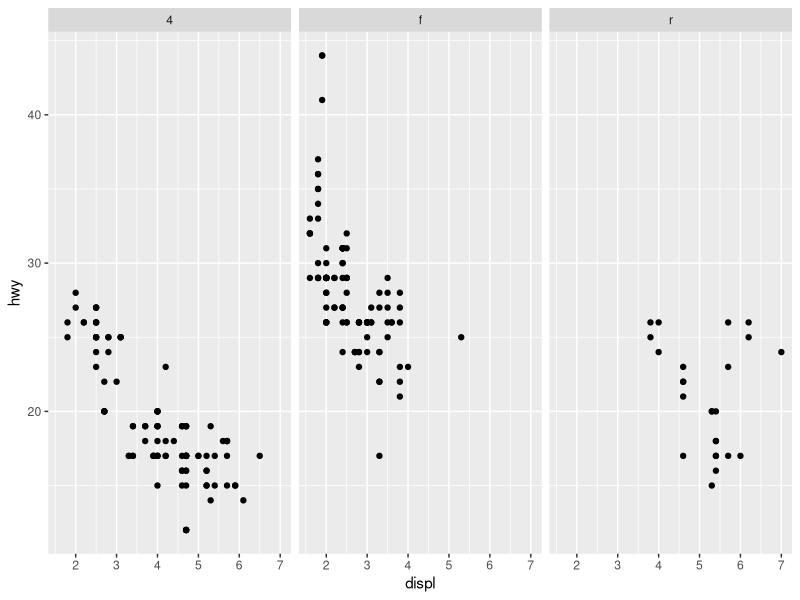
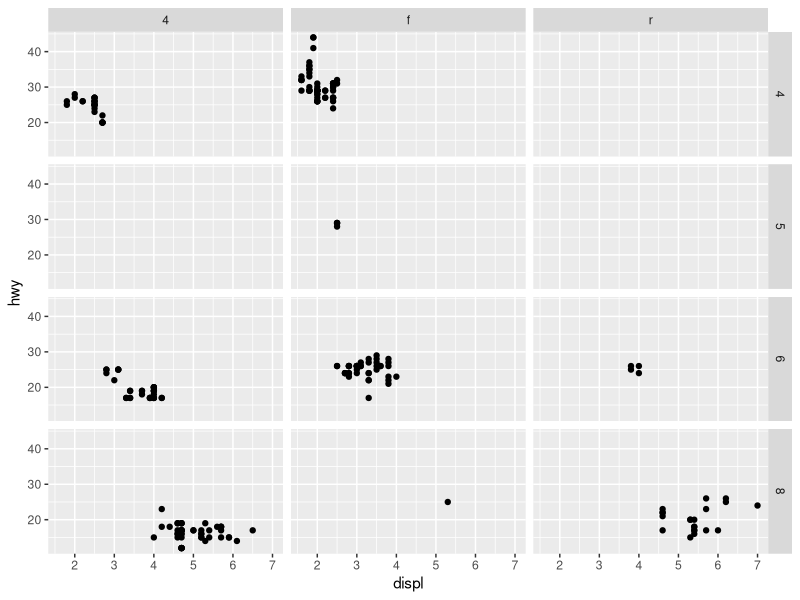

The R source for these figures, in order:
library(ggplot2)

# ggplot(data, aes(x, y)) +
#   geom_point() +
#   facet_wrap(~ 변수)

# mpg 데이터에서 자동차 종류(drv)에 따라 플롯을 나누기
ggplot(mpg, aes(displ, hwy)) +
  geom_point() +
  facet_wrap(~ drv)

# ggplot(data, aes(x, y)) +
#   geom_point() +
#   facet_grid(행_변수 ~ 열_변수)

# cyl(실린더 수)와 drv(구동 방식)에 따라 데이터 나누기
ggplot(mpg, aes(displ, hwy)) +
  geom_point() +
  facet_grid(cyl ~ drv)
